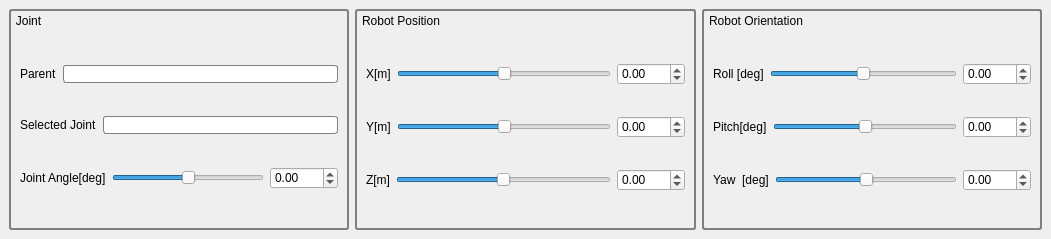
<?xml version="1.0" encoding="UTF-8"?>
<ui version="4.0">
 <class>InspectorTab</class>
 <widget class="QDockWidget" name="InspectorTab">
  <property name="geometry">
   <rect>
    <x>0</x>
    <y>0</y>
    <width>1051</width>
    <height>239</height>
   </rect>
  </property>
  <property name="styleSheet">
   <string notr="true">QDockWidget { 
   font: 0.5pt &quot;Ubuntu&quot;;
   color:rgb(255, 255, 255);
}
QDockWidget::title {
     text-align: left;
     subcontrol-position: top left;
     position: absolute;
     top: 0px; left: 0px; bottom: 0px;
 }
QDockWidget::close-button, QDockWidget::float-button {
    icon-size: 14px; /* maximum icon size */
 }
QDockWidget::close-button {
     subcontrol-position: top right;
     position: absolute;
     top: 0px; right: 5px; bottom: 0px;
     width: 14px;
 }

QDockWidget::float-button {
     subcontrol-position: top right;
     position: absolute;
     top: 0px; right: 20px; bottom: 0px;
     width: 14px;
 }</string>
  </property>
  <property name="windowTitle">
   <string>Inspector</string>
  </property>
  <widget class="QWidget" name="dockWidgetContents">
   <layout class="QHBoxLayout" name="horizontalLayout_10">
    <item>
     <widget class="QGroupBox" name="Joint_Slider_GroupBox">
      <property name="sizePolicy">
       <sizepolicy hsizetype="MinimumExpanding" vsizetype="MinimumExpanding">
        <horstretch>1</horstretch>
        <verstretch>1</verstretch>
       </sizepolicy>
      </property>
      <property name="minimumSize">
       <size>
        <width>0</width>
        <height>0</height>
       </size>
      </property>
      <property name="styleSheet">
       <string notr="true">QGroupBox { 
   border: 2px solid gray; 
   border-radius: 3px; 
}

QGroupBox::title { 
    background-color: transparent;
    subcontrol-position: top left; /* position at the top left*/ 
    padding-top: 5px;
    padding-left: 5px;
 } </string>
      </property>
      <property name="title">
       <string>Joint</string>
      </property>
      <layout class="QVBoxLayout" name="verticalLayout_3">
       <property name="topMargin">
        <number>27</number>
       </property>
       <item>
        <layout class="QHBoxLayout" name="horizontalLayout_7">
         <item>
          <widget class="QLabel" name="label">
           <property name="styleSheet">
            <string notr="true">border: 0px solid gray; 
     border-radius: 3px; </string>
           </property>
           <property name="text">
            <string>Parent</string>
           </property>
          </widget>
         </item>
         <item>
          <widget class="QLineEdit" name="parent_selected_display">
           <property name="styleSheet">
            <string notr="true">border: 1px solid gray; 
     border-radius: 3px; </string>
           </property>
           <property name="readOnly">
            <bool>true</bool>
           </property>
          </widget>
         </item>
        </layout>
       </item>
       <item>
        <layout class="QHBoxLayout" name="horizontalLayout_8">
         <item>
          <widget class="QLabel" name="label_2">
           <property name="styleSheet">
            <string notr="true">border: 0px solid gray; 
     border-radius: 3px; </string>
           </property>
           <property name="text">
            <string>Selected Joint</string>
           </property>
          </widget>
         </item>
         <item>
          <widget class="QLineEdit" name="item_selected_display">
           <property name="styleSheet">
            <string notr="true">border: 1px solid gray; 
     border-radius: 3px; </string>
           </property>
           <property name="readOnly">
            <bool>true</bool>
           </property>
          </widget>
         </item>
        </layout>
       </item>
       <item>
        <layout class="QHBoxLayout" name="horizontalLayout_9">
         <item>
          <widget class="QLabel" name="label_9">
           <property name="text">
            <string>Joint Angle[deg]</string>
           </property>
          </widget>
         </item>
         <item>
          <widget class="DoubleSlider" name="positionSlider_0">
           <property name="styleSheet">
            <string notr="true">border: 0px solid gray; 
     border-radius: 3px; </string>
           </property>
           <property name="minimum">
            <number>-1800</number>
           </property>
           <property name="maximum">
            <number>1800</number>
           </property>
           <property name="singleStep">
            <number>1</number>
           </property>
           <property name="pageStep">
            <number>1</number>
           </property>
           <property name="orientation">
            <enum>Qt::Horizontal</enum>
           </property>
          </widget>
         </item>
         <item>
          <widget class="QDoubleSpinBox" name="positionSpinBox_0">
           <property name="minimum">
            <double>-180.000000000000000</double>
           </property>
           <property name="maximum">
            <double>180.000000000000000</double>
           </property>
          </widget>
         </item>
        </layout>
       </item>
      </layout>
     </widget>
    </item>
    <item>
     <widget class="QGroupBox" name="Position_Slider_GroupBox">
      <property name="sizePolicy">
       <sizepolicy hsizetype="MinimumExpanding" vsizetype="MinimumExpanding">
        <horstretch>1</horstretch>
        <verstretch>1</verstretch>
       </sizepolicy>
      </property>
      <property name="styleSheet">
       <string notr="true">QGroupBox { 
   border: 2px solid gray; 
   border-radius: 3px; 
}

QGroupBox::title { 
    background-color: transparent;
    subcontrol-position: top left; /* position at the top left*/ 
    padding-top: 5px;
    padding-left: 5px;
 } </string>
      </property>
      <property name="title">
       <string>Robot Position</string>
      </property>
      <layout class="QVBoxLayout" name="verticalLayout_2">
       <property name="topMargin">
        <number>27</number>
       </property>
       <item>
        <layout class="QHBoxLayout" name="horizontalLayout_4">
         <item>
          <widget class="QLabel" name="label_3">
           <property name="text">
            <string>X[m]</string>
           </property>
          </widget>
         </item>
         <item>
          <widget class="DoubleSlider" name="positionSlider_1">
           <property name="styleSheet">
            <string notr="true">border: 0px solid gray; 
     border-radius: 3px; </string>
           </property>
           <property name="minimum">
            <number>-1800</number>
           </property>
           <property name="maximum">
            <number>1800</number>
           </property>
           <property name="orientation">
            <enum>Qt::Horizontal</enum>
           </property>
          </widget>
         </item>
         <item>
          <widget class="QDoubleSpinBox" name="positionSpinBox_1">
           <property name="minimum">
            <double>-180.000000000000000</double>
           </property>
           <property name="maximum">
            <double>180.000000000000000</double>
           </property>
          </widget>
         </item>
        </layout>
       </item>
       <item>
        <layout class="QHBoxLayout" name="horizontalLayout_5">
         <item>
          <widget class="QLabel" name="label_4">
           <property name="text">
            <string>Y[m]</string>
           </property>
          </widget>
         </item>
         <item>
          <widget class="DoubleSlider" name="positionSlider_2">
           <property name="styleSheet">
            <string notr="true">border: 0px solid gray; 
     border-radius: 3px; </string>
           </property>
           <property name="minimum">
            <number>-1800</number>
           </property>
           <property name="maximum">
            <number>1800</number>
           </property>
           <property name="orientation">
            <enum>Qt::Horizontal</enum>
           </property>
          </widget>
         </item>
         <item>
          <widget class="QDoubleSpinBox" name="positionSpinBox_2">
           <property name="minimum">
            <double>-180.000000000000000</double>
           </property>
           <property name="maximum">
            <double>180.000000000000000</double>
           </property>
          </widget>
         </item>
        </layout>
       </item>
       <item>
        <layout class="QHBoxLayout" name="horizontalLayout_6">
         <item>
          <widget class="QLabel" name="label_5">
           <property name="text">
            <string>Z[m]</string>
           </property>
          </widget>
         </item>
         <item>
          <widget class="DoubleSlider" name="positionSlider_3">
           <property name="styleSheet">
            <string notr="true">border: 0px solid gray; 
     border-radius: 3px; </string>
           </property>
           <property name="minimum">
            <number>-1800</number>
           </property>
           <property name="maximum">
            <number>1800</number>
           </property>
           <property name="orientation">
            <enum>Qt::Horizontal</enum>
           </property>
          </widget>
         </item>
         <item>
          <widget class="QDoubleSpinBox" name="positionSpinBox_3">
           <property name="minimum">
            <double>-180.000000000000000</double>
           </property>
           <property name="maximum">
            <double>180.000000000000000</double>
           </property>
          </widget>
         </item>
        </layout>
       </item>
      </layout>
     </widget>
    </item>
    <item>
     <widget class="QGroupBox" name="Orientation_Slider_GroupBox">
      <property name="sizePolicy">
       <sizepolicy hsizetype="MinimumExpanding" vsizetype="MinimumExpanding">
        <horstretch>1</horstretch>
        <verstretch>1</verstretch>
       </sizepolicy>
      </property>
      <property name="styleSheet">
       <string notr="true">QGroupBox { 
   border: 2px solid gray; 
   border-radius: 3px; 
}

QGroupBox::title { 
    background-color: transparent;
    subcontrol-position: top left; /* position at the top left*/ 
    padding-top: 5px;
    padding-left: 5px;
 } </string>
      </property>
      <property name="title">
       <string>Robot Orientation</string>
      </property>
      <layout class="QVBoxLayout" name="verticalLayout">
       <property name="topMargin">
        <number>27</number>
       </property>
       <item>
        <layout class="QHBoxLayout" name="horizontalLayout_3">
         <item>
          <widget class="QLabel" name="label_6">
           <property name="text">
            <string>Roll [deg]</string>
           </property>
          </widget>
         </item>
         <item>
          <widget class="DoubleSlider" name="orientationSlider_1">
           <property name="styleSheet">
            <string notr="true">border: 0px solid gray; 
     border-radius: 3px; </string>
           </property>
           <property name="minimum">
            <number>-1800</number>
           </property>
           <property name="maximum">
            <number>1800</number>
           </property>
           <property name="orientation">
            <enum>Qt::Horizontal</enum>
           </property>
          </widget>
         </item>
         <item>
          <widget class="QDoubleSpinBox" name="orientationSpinBox_1">
           <property name="minimum">
            <double>-180.000000000000000</double>
           </property>
           <property name="maximum">
            <double>180.000000000000000</double>
           </property>
          </widget>
         </item>
        </layout>
       </item>
       <item>
        <layout class="QHBoxLayout" name="horizontalLayout_2">
         <item>
          <widget class="QLabel" name="label_7">
           <property name="text">
            <string>Pitch[deg]</string>
           </property>
          </widget>
         </item>
         <item>
          <widget class="DoubleSlider" name="orientationSlider_2">
           <property name="styleSheet">
            <string notr="true">border: 0px solid gray; 
     border-radius: 3px; </string>
           </property>
           <property name="minimum">
            <number>-1800</number>
           </property>
           <property name="maximum">
            <number>1800</number>
           </property>
           <property name="orientation">
            <enum>Qt::Horizontal</enum>
           </property>
          </widget>
         </item>
         <item>
          <widget class="QDoubleSpinBox" name="orientationSpinBox_2">
           <property name="minimum">
            <double>-180.000000000000000</double>
           </property>
           <property name="maximum">
            <double>180.000000000000000</double>
           </property>
          </widget>
         </item>
        </layout>
       </item>
       <item>
        <layout class="QHBoxLayout" name="horizontalLayout">
         <item>
          <widget class="QLabel" name="label_8">
           <property name="text">
            <string>Yaw  [deg]</string>
           </property>
          </widget>
         </item>
         <item>
          <widget class="DoubleSlider" name="orientationSlider_3">
           <property name="styleSheet">
            <string notr="true">border: 0px solid gray; 
     border-radius: 3px; </string>
           </property>
           <property name="minimum">
            <number>-1800</number>
           </property>
           <property name="maximum">
            <number>1800</number>
           </property>
           <property name="orientation">
            <enum>Qt::Horizontal</enum>
           </property>
          </widget>
         </item>
         <item>
          <widget class="QDoubleSpinBox" name="orientationSpinBox_3">
           <property name="minimum">
            <double>-180.000000000000000</double>
           </property>
           <property name="maximum">
            <double>180.000000000000000</double>
           </property>
          </widget>
         </item>
        </layout>
       </item>
      </layout>
     </widget>
    </item>
   </layout>
  </widget>
 </widget>
 <customwidgets>
  <customwidget>
   <class>DoubleSlider</class>
   <extends>QSlider</extends>
   <header>DoubleSlider.h</header>
   <slots>
    <signal>dsvalueChanged(double)</signal>
    <slot>setValueAndEmit(int)</slot>
    <slot>getValueAndEmit(double)</slot>
   </slots>
  </customwidget>
 </customwidgets>
 <resources/>
 <connections>
  <connection>
   <sender>positionSlider_0</sender>
   <signal>dsvalueChanged(double)</signal>
   <receiver>positionSpinBox_0</receiver>
   <slot>setValue(double)</slot>
   <hints>
    <hint type="sourcelabel">
     <x>118</x>
     <y>139</y>
    </hint>
    <hint type="destinationlabel">
     <x>240</x>
     <y>136</y>
    </hint>
   </hints>
  </connection>
  <connection>
   <sender>positionSpinBox_0</sender>
   <signal>valueChanged(double)</signal>
   <receiver>positionSlider_0</receiver>
   <slot>getValueAndEmit(double)</slot>
   <hints>
    <hint type="sourcelabel">
     <x>248</x>
     <y>148</y>
    </hint>
    <hint type="destinationlabel">
     <x>115</x>
     <y>138</y>
    </hint>
   </hints>
  </connection>
  <connection>
   <sender>positionSlider_1</sender>
   <signal>dsvalueChanged(double)</signal>
   <receiver>positionSpinBox_1</receiver>
   <slot>setValue(double)</slot>
   <hints>
    <hint type="sourcelabel">
     <x>545</x>
     <y>78</y>
    </hint>
    <hint type="destinationlabel">
     <x>594</x>
     <y>67</y>
    </hint>
   </hints>
  </connection>
  <connection>
   <sender>positionSlider_2</sender>
   <signal>dsvalueChanged(double)</signal>
   <receiver>positionSpinBox_2</receiver>
   <slot>setValue(double)</slot>
   <hints>
    <hint type="sourcelabel">
     <x>550</x>
     <y>107</y>
    </hint>
    <hint type="destinationlabel">
     <x>594</x>
     <y>102</y>
    </hint>
   </hints>
  </connection>
  <connection>
   <sender>positionSlider_3</sender>
   <signal>dsvalueChanged(double)</signal>
   <receiver>positionSpinBox_3</receiver>
   <slot>setValue(double)</slot>
   <hints>
    <hint type="sourcelabel">
     <x>550</x>
     <y>144</y>
    </hint>
    <hint type="destinationlabel">
     <x>588</x>
     <y>137</y>
    </hint>
   </hints>
  </connection>
  <connection>
   <sender>orientationSlider_1</sender>
   <signal>dsvalueChanged(double)</signal>
   <receiver>orientationSpinBox_1</receiver>
   <slot>setValue(double)</slot>
   <hints>
    <hint type="sourcelabel">
     <x>896</x>
     <y>83</y>
    </hint>
    <hint type="destinationlabel">
     <x>976</x>
     <y>74</y>
    </hint>
   </hints>
  </connection>
  <connection>
   <sender>orientationSlider_2</sender>
   <signal>dsvalueChanged(double)</signal>
   <receiver>orientationSpinBox_2</receiver>
   <slot>setValue(double)</slot>
   <hints>
    <hint type="sourcelabel">
     <x>890</x>
     <y>111</y>
    </hint>
    <hint type="destinationlabel">
     <x>974</x>
     <y>117</y>
    </hint>
   </hints>
  </connection>
  <connection>
   <sender>orientationSlider_3</sender>
   <signal>dsvalueChanged(double)</signal>
   <receiver>orientationSpinBox_3</receiver>
   <slot>setValue(double)</slot>
   <hints>
    <hint type="sourcelabel">
     <x>935</x>
     <y>152</y>
    </hint>
    <hint type="destinationlabel">
     <x>972</x>
     <y>142</y>
    </hint>
   </hints>
  </connection>
  <connection>
   <sender>positionSpinBox_3</sender>
   <signal>valueChanged(double)</signal>
   <receiver>positionSlider_3</receiver>
   <slot>getValueAndEmit(double)</slot>
   <hints>
    <hint type="sourcelabel">
     <x>613</x>
     <y>152</y>
    </hint>
    <hint type="destinationlabel">
     <x>523</x>
     <y>154</y>
    </hint>
   </hints>
  </connection>
  <connection>
   <sender>positionSpinBox_2</sender>
   <signal>valueChanged(double)</signal>
   <receiver>positionSlider_2</receiver>
   <slot>getValueAndEmit(double)</slot>
   <hints>
    <hint type="sourcelabel">
     <x>593</x>
     <y>118</y>
    </hint>
    <hint type="destinationlabel">
     <x>575</x>
     <y>118</y>
    </hint>
   </hints>
  </connection>
  <connection>
   <sender>positionSpinBox_1</sender>
   <signal>valueChanged(double)</signal>
   <receiver>positionSlider_1</receiver>
   <slot>getValueAndEmit(double)</slot>
   <hints>
    <hint type="sourcelabel">
     <x>594</x>
     <y>81</y>
    </hint>
    <hint type="destinationlabel">
     <x>575</x>
     <y>85</y>
    </hint>
   </hints>
  </connection>
  <connection>
   <sender>orientationSpinBox_1</sender>
   <signal>valueChanged(double)</signal>
   <receiver>orientationSlider_1</receiver>
   <slot>getValueAndEmit(double)</slot>
   <hints>
    <hint type="sourcelabel">
     <x>973</x>
     <y>87</y>
    </hint>
    <hint type="destinationlabel">
     <x>943</x>
     <y>86</y>
    </hint>
   </hints>
  </connection>
  <connection>
   <sender>orientationSpinBox_2</sender>
   <signal>valueChanged(double)</signal>
   <receiver>orientationSlider_2</receiver>
   <slot>getValueAndEmit(double)</slot>
   <hints>
    <hint type="sourcelabel">
     <x>961</x>
     <y>107</y>
    </hint>
    <hint type="destinationlabel">
     <x>942</x>
     <y>106</y>
    </hint>
   </hints>
  </connection>
  <connection>
   <sender>orientationSpinBox_3</sender>
   <signal>valueChanged(double)</signal>
   <receiver>orientationSlider_3</receiver>
   <slot>getValueAndEmit(double)</slot>
   <hints>
    <hint type="sourcelabel">
     <x>962</x>
     <y>156</y>
    </hint>
    <hint type="destinationlabel">
     <x>945</x>
     <y>152</y>
    </hint>
   </hints>
  </connection>
 </connections>
</ui>
